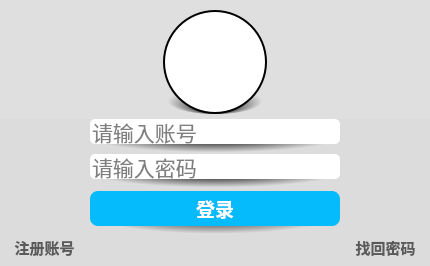
<?xml version="1.0" encoding="UTF-8"?>
<ui version="4.0">
 <class>CLoginWindow</class>
 <widget class="QWidget" name="CLoginWindow">
  <property name="geometry">
   <rect>
    <x>0</x>
    <y>0</y>
    <width>430</width>
    <height>266</height>
   </rect>
  </property>
  <property name="sizePolicy">
   <sizepolicy hsizetype="Fixed" vsizetype="Fixed">
    <horstretch>0</horstretch>
    <verstretch>0</verstretch>
   </sizepolicy>
  </property>
  <property name="minimumSize">
   <size>
    <width>430</width>
    <height>266</height>
   </size>
  </property>
  <property name="maximumSize">
   <size>
    <width>430</width>
    <height>266</height>
   </size>
  </property>
  <property name="font">
   <font>
    <family>等线</family>
    <pointsize>10</pointsize>
   </font>
  </property>
  <property name="windowTitle">
   <string>IntelligentWindowClient</string>
  </property>
  <property name="windowIcon">
   <iconset>
    <normaloff>:/image/ico/intelligentwindow.ico</normaloff>:/image/ico/intelligentwindow.ico</iconset>
  </property>
  <property name="autoFillBackground">
   <bool>false</bool>
  </property>
  <property name="styleSheet">
   <string notr="true">#CLoginWidnow
{
	background:rgb(220, 220, 220);
}</string>
  </property>
  <layout class="QGridLayout" name="gridLayout_8">
   <property name="leftMargin">
    <number>0</number>
   </property>
   <property name="topMargin">
    <number>0</number>
   </property>
   <property name="rightMargin">
    <number>0</number>
   </property>
   <property name="bottomMargin">
    <number>0</number>
   </property>
   <property name="spacing">
    <number>0</number>
   </property>
   <item row="0" column="0">
    <widget class="QWidget" name="widgetHeadImageWidget" native="true">
     <property name="styleSheet">
      <string notr="true">background:qradialgradient(spread:pad, cx:0.5, cy:0.5, radius:0.5, fx:0.5, fy:0.95, stop:0 rgba(0, 0, 0, 255), stop:0.220339 rgba(220, 220, 220, 220));</string>
     </property>
     <layout class="QGridLayout" name="gridLayout_7">
      <property name="leftMargin">
       <number>5</number>
      </property>
      <property name="topMargin">
       <number>10</number>
      </property>
      <property name="rightMargin">
       <number>5</number>
      </property>
      <property name="bottomMargin">
       <number>5</number>
      </property>
      <property name="spacing">
       <number>0</number>
      </property>
      <item row="0" column="0">
       <widget class="QWidget" name="widgetHeadImage" native="true">
        <property name="sizePolicy">
         <sizepolicy hsizetype="Fixed" vsizetype="Fixed">
          <horstretch>0</horstretch>
          <verstretch>0</verstretch>
         </sizepolicy>
        </property>
        <property name="minimumSize">
         <size>
          <width>104</width>
          <height>104</height>
         </size>
        </property>
        <property name="maximumSize">
         <size>
          <width>104</width>
          <height>104</height>
         </size>
        </property>
        <property name="styleSheet">
         <string notr="true">background:rgb(0, 0, 0);
border-radius:52px;</string>
        </property>
        <layout class="QGridLayout" name="gridLayout">
         <property name="leftMargin">
          <number>0</number>
         </property>
         <property name="topMargin">
          <number>0</number>
         </property>
         <property name="rightMargin">
          <number>0</number>
         </property>
         <property name="bottomMargin">
          <number>0</number>
         </property>
         <property name="spacing">
          <number>0</number>
         </property>
         <item row="0" column="0">
          <widget class="QLabel" name="labelHeadImage">
           <property name="sizePolicy">
            <sizepolicy hsizetype="Fixed" vsizetype="Fixed">
             <horstretch>0</horstretch>
             <verstretch>0</verstretch>
            </sizepolicy>
           </property>
           <property name="minimumSize">
            <size>
             <width>100</width>
             <height>100</height>
            </size>
           </property>
           <property name="maximumSize">
            <size>
             <width>100</width>
             <height>100</height>
            </size>
           </property>
           <property name="font">
            <font>
             <family>等线</family>
             <pointsize>10</pointsize>
             <weight>75</weight>
             <bold>true</bold>
            </font>
           </property>
           <property name="styleSheet">
            <string notr="true">background:rgb(255, 255, 255);
border-radius:50px;</string>
           </property>
           <property name="frameShape">
            <enum>QFrame::NoFrame</enum>
           </property>
           <property name="frameShadow">
            <enum>QFrame::Sunken</enum>
           </property>
           <property name="text">
            <string/>
           </property>
           <property name="scaledContents">
            <bool>false</bool>
           </property>
           <property name="alignment">
            <set>Qt::AlignCenter</set>
           </property>
           <property name="wordWrap">
            <bool>false</bool>
           </property>
           <property name="textInteractionFlags">
            <set>Qt::NoTextInteraction</set>
           </property>
          </widget>
         </item>
        </layout>
       </widget>
      </item>
     </layout>
    </widget>
   </item>
   <item row="1" column="0">
    <widget class="QWidget" name="widgetInput" native="true">
     <property name="styleSheet">
      <string notr="true">
background:rgb(220, 220, 220);</string>
     </property>
     <layout class="QGridLayout" name="gridLayout_5">
      <property name="leftMargin">
       <number>0</number>
      </property>
      <property name="topMargin">
       <number>0</number>
      </property>
      <property name="rightMargin">
       <number>0</number>
      </property>
      <property name="bottomMargin">
       <number>0</number>
      </property>
      <property name="spacing">
       <number>0</number>
      </property>
      <item row="2" column="0">
       <widget class="QWidget" name="widgetLoginButton" native="true">
        <property name="sizePolicy">
         <sizepolicy hsizetype="Preferred" vsizetype="Fixed">
          <horstretch>0</horstretch>
          <verstretch>0</verstretch>
         </sizepolicy>
        </property>
        <property name="styleSheet">
         <string notr="true">background:qradialgradient(spread:pad, cx:0.5, cy:0.5, radius:0.5, fx:0.5, fy:0.5, stop:0.0965909 rgba(0, 0, 0, 255), stop:0.903409 rgba(220, 220, 220, 220));</string>
        </property>
        <layout class="QGridLayout" name="gridLayout_6">
         <property name="leftMargin">
          <number>5</number>
         </property>
         <property name="topMargin">
          <number>2</number>
         </property>
         <property name="rightMargin">
          <number>5</number>
         </property>
         <property name="bottomMargin">
          <number>10</number>
         </property>
         <property name="spacing">
          <number>0</number>
         </property>
         <item row="0" column="0">
          <widget class="QToolButton" name="toolButtonLogin">
           <property name="sizePolicy">
            <sizepolicy hsizetype="Fixed" vsizetype="Fixed">
             <horstretch>0</horstretch>
             <verstretch>0</verstretch>
            </sizepolicy>
           </property>
           <property name="minimumSize">
            <size>
             <width>250</width>
             <height>35</height>
            </size>
           </property>
           <property name="maximumSize">
            <size>
             <width>250</width>
             <height>35</height>
            </size>
           </property>
           <property name="font">
            <font>
             <family>等线</family>
             <pointsize>14</pointsize>
             <weight>75</weight>
             <bold>true</bold>
            </font>
           </property>
           <property name="cursor">
            <cursorShape>PointingHandCursor</cursorShape>
           </property>
           <property name="toolTip">
            <string>点击登录</string>
           </property>
           <property name="styleSheet">
            <string notr="true">background:rgb(5, 187, 251);
border-radius:8px;
color:rgb(255, 255, 255);</string>
           </property>
           <property name="text">
            <string>登录</string>
           </property>
           <property name="shortcut">
            <string>Enter</string>
           </property>
           <property name="checkable">
            <bool>false</bool>
           </property>
           <property name="autoRepeat">
            <bool>false</bool>
           </property>
           <property name="autoExclusive">
            <bool>false</bool>
           </property>
          </widget>
         </item>
        </layout>
       </widget>
      </item>
      <item row="0" column="0">
       <widget class="QWidget" name="widgetAccount" native="true">
        <property name="sizePolicy">
         <sizepolicy hsizetype="Fixed" vsizetype="Fixed">
          <horstretch>0</horstretch>
          <verstretch>0</verstretch>
         </sizepolicy>
        </property>
        <property name="minimumSize">
         <size>
          <width>280</width>
          <height>35</height>
         </size>
        </property>
        <property name="maximumSize">
         <size>
          <width>280</width>
          <height>35</height>
         </size>
        </property>
        <property name="font">
         <font>
          <family>等线</family>
          <pointsize>10</pointsize>
          <weight>75</weight>
          <bold>true</bold>
         </font>
        </property>
        <property name="styleSheet">
         <string notr="true">background:qradialgradient(spread:pad, cx:0.5, cy:0.5, radius:0.5, fx:0.5, fy:0.5, stop:0.0965909 rgba(0, 0, 0, 255), stop:0.903409 rgba(220, 220, 220, 220));</string>
        </property>
        <layout class="QGridLayout" name="gridLayout_2">
         <property name="leftMargin">
          <number>0</number>
         </property>
         <property name="topMargin">
          <number>0</number>
         </property>
         <property name="rightMargin">
          <number>0</number>
         </property>
         <property name="bottomMargin">
          <number>0</number>
         </property>
         <property name="spacing">
          <number>0</number>
         </property>
         <item row="0" column="0">
          <widget class="QLineEdit" name="lineEditAccount">
           <property name="sizePolicy">
            <sizepolicy hsizetype="Fixed" vsizetype="Fixed">
             <horstretch>25</horstretch>
             <verstretch>25</verstretch>
            </sizepolicy>
           </property>
           <property name="minimumSize">
            <size>
             <width>250</width>
             <height>25</height>
            </size>
           </property>
           <property name="maximumSize">
            <size>
             <width>250</width>
             <height>25</height>
            </size>
           </property>
           <property name="font">
            <font>
             <family>Consolas</family>
             <pointsize>16</pointsize>
             <weight>50</weight>
             <italic>false</italic>
             <bold>false</bold>
            </font>
           </property>
           <property name="toolTip">
            <string/>
           </property>
           <property name="autoFillBackground">
            <bool>false</bool>
           </property>
           <property name="styleSheet">
            <string notr="true">background:rgb(255, 255, 255);
border-radius:5px;
color:rgb(0, 0, 0);</string>
           </property>
           <property name="inputMask">
            <string/>
           </property>
           <property name="text">
            <string/>
           </property>
           <property name="maxLength">
            <number>30</number>
           </property>
           <property name="frame">
            <bool>true</bool>
           </property>
           <property name="echoMode">
            <enum>QLineEdit::Normal</enum>
           </property>
           <property name="cursorPosition">
            <number>0</number>
           </property>
           <property name="alignment">
            <set>Qt::AlignLeading|Qt::AlignLeft|Qt::AlignVCenter</set>
           </property>
           <property name="dragEnabled">
            <bool>false</bool>
           </property>
           <property name="placeholderText">
            <string>请输入账号</string>
           </property>
           <property name="clearButtonEnabled">
            <bool>true</bool>
           </property>
          </widget>
         </item>
         <item row="1" column="0">
          <spacer name="verticalSpacerInputAccount">
           <property name="font">
            <font>
             <family>等线</family>
             <pointsize>10</pointsize>
             <weight>75</weight>
             <bold>true</bold>
            </font>
           </property>
           <property name="orientation">
            <enum>Qt::Vertical</enum>
           </property>
           <property name="sizeHint" stdset="0">
            <size>
             <width>20</width>
             <height>20</height>
            </size>
           </property>
          </spacer>
         </item>
        </layout>
       </widget>
      </item>
      <item row="1" column="0">
       <widget class="QWidget" name="widgetPassword" native="true">
        <property name="sizePolicy">
         <sizepolicy hsizetype="Fixed" vsizetype="Fixed">
          <horstretch>0</horstretch>
          <verstretch>0</verstretch>
         </sizepolicy>
        </property>
        <property name="minimumSize">
         <size>
          <width>280</width>
          <height>35</height>
         </size>
        </property>
        <property name="maximumSize">
         <size>
          <width>280</width>
          <height>35</height>
         </size>
        </property>
        <property name="font">
         <font>
          <family>等线</family>
          <pointsize>10</pointsize>
          <weight>75</weight>
          <bold>true</bold>
         </font>
        </property>
        <property name="styleSheet">
         <string notr="true">background:qradialgradient(spread:pad, cx:0.5, cy:0.5, radius:0.5, fx:0.5, fy:0.5, stop:0.0965909 rgba(0, 0, 0, 255), stop:0.903409 rgba(220, 220, 220, 220));</string>
        </property>
        <layout class="QGridLayout" name="gridLayout_4">
         <property name="leftMargin">
          <number>0</number>
         </property>
         <property name="topMargin">
          <number>0</number>
         </property>
         <property name="rightMargin">
          <number>0</number>
         </property>
         <property name="bottomMargin">
          <number>0</number>
         </property>
         <property name="spacing">
          <number>0</number>
         </property>
         <item row="0" column="0">
          <widget class="QLineEdit" name="lineEditPassword">
           <property name="sizePolicy">
            <sizepolicy hsizetype="Fixed" vsizetype="Fixed">
             <horstretch>25</horstretch>
             <verstretch>25</verstretch>
            </sizepolicy>
           </property>
           <property name="minimumSize">
            <size>
             <width>250</width>
             <height>25</height>
            </size>
           </property>
           <property name="maximumSize">
            <size>
             <width>250</width>
             <height>25</height>
            </size>
           </property>
           <property name="font">
            <font>
             <family>Consolas</family>
             <pointsize>16</pointsize>
             <weight>50</weight>
             <italic>false</italic>
             <bold>false</bold>
            </font>
           </property>
           <property name="toolTip">
            <string/>
           </property>
           <property name="styleSheet">
            <string notr="true">background:rgb(255, 255, 255);
border-radius:5px;
color:rgb(0, 0, 0);</string>
           </property>
           <property name="inputMask">
            <string/>
           </property>
           <property name="text">
            <string/>
           </property>
           <property name="maxLength">
            <number>30</number>
           </property>
           <property name="frame">
            <bool>true</bool>
           </property>
           <property name="echoMode">
            <enum>QLineEdit::Password</enum>
           </property>
           <property name="cursorPosition">
            <number>0</number>
           </property>
           <property name="alignment">
            <set>Qt::AlignLeading|Qt::AlignLeft|Qt::AlignVCenter</set>
           </property>
           <property name="placeholderText">
            <string>请输入密码</string>
           </property>
           <property name="cursorMoveStyle">
            <enum>Qt::LogicalMoveStyle</enum>
           </property>
           <property name="clearButtonEnabled">
            <bool>true</bool>
           </property>
          </widget>
         </item>
         <item row="1" column="0">
          <spacer name="verticalSpacerInputPassowrd">
           <property name="orientation">
            <enum>Qt::Vertical</enum>
           </property>
           <property name="sizeHint" stdset="0">
            <size>
             <width>20</width>
             <height>40</height>
            </size>
           </property>
          </spacer>
         </item>
        </layout>
       </widget>
      </item>
     </layout>
    </widget>
   </item>
   <item row="2" column="0">
    <widget class="QWidget" name="widgetOther" native="true">
     <property name="sizePolicy">
      <sizepolicy hsizetype="Preferred" vsizetype="Fixed">
       <horstretch>0</horstretch>
       <verstretch>0</verstretch>
      </sizepolicy>
     </property>
     <property name="minimumSize">
      <size>
       <width>0</width>
       <height>30</height>
      </size>
     </property>
     <property name="maximumSize">
      <size>
       <width>16777215</width>
       <height>30</height>
      </size>
     </property>
     <property name="font">
      <font>
       <family>等线</family>
       <pointsize>10</pointsize>
       <weight>75</weight>
       <bold>true</bold>
      </font>
     </property>
     <property name="styleSheet">
      <string notr="true">
background:rgb(220, 220, 220);</string>
     </property>
     <layout class="QHBoxLayout" name="horizontalLayout_2">
      <property name="spacing">
       <number>0</number>
      </property>
      <property name="leftMargin">
       <number>12</number>
      </property>
      <property name="topMargin">
       <number>0</number>
      </property>
      <property name="rightMargin">
       <number>12</number>
      </property>
      <property name="bottomMargin">
       <number>10</number>
      </property>
      <item>
       <widget class="QPushButton" name="pushButtonRegisterAccount">
        <property name="minimumSize">
         <size>
          <width>65</width>
          <height>22</height>
         </size>
        </property>
        <property name="maximumSize">
         <size>
          <width>65</width>
          <height>22</height>
         </size>
        </property>
        <property name="font">
         <font>
          <family>等线</family>
          <pointsize>11</pointsize>
          <weight>75</weight>
          <bold>true</bold>
         </font>
        </property>
        <property name="cursor">
         <cursorShape>PointingHandCursor</cursorShape>
        </property>
        <property name="styleSheet">
         <string notr="true">background:transparent;
color:rgb(90, 90, 90);</string>
        </property>
        <property name="text">
         <string>注册账号</string>
        </property>
        <property name="flat">
         <bool>true</bool>
        </property>
       </widget>
      </item>
      <item>
       <spacer name="horizontalSpacer">
        <property name="orientation">
         <enum>Qt::Horizontal</enum>
        </property>
        <property name="sizeHint" stdset="0">
         <size>
          <width>40</width>
          <height>20</height>
         </size>
        </property>
       </spacer>
      </item>
      <item>
       <widget class="QPushButton" name="pushButtonConnectServer">
        <property name="minimumSize">
         <size>
          <width>25</width>
          <height>25</height>
         </size>
        </property>
        <property name="maximumSize">
         <size>
          <width>25</width>
          <height>25</height>
         </size>
        </property>
        <property name="cursor">
         <cursorShape>PointingHandCursor</cursorShape>
        </property>
        <property name="styleSheet">
         <string notr="true">background:transparent;
color:rgb(100, 100, 100);</string>
        </property>
        <property name="text">
         <string/>
        </property>
        <property name="icon">
         <iconset resource="intelligentwindowclient.qrc">
          <normaloff>:/pictures/ico/stop.ico</normaloff>:/pictures/ico/stop.ico</iconset>
        </property>
        <property name="iconSize">
         <size>
          <width>20</width>
          <height>20</height>
         </size>
        </property>
        <property name="flat">
         <bool>true</bool>
        </property>
       </widget>
      </item>
      <item>
       <spacer name="horizontalSpacerOtherMiddle">
        <property name="font">
         <font>
          <family>等线</family>
          <pointsize>10</pointsize>
          <weight>75</weight>
          <bold>true</bold>
         </font>
        </property>
        <property name="orientation">
         <enum>Qt::Horizontal</enum>
        </property>
        <property name="sizeHint" stdset="0">
         <size>
          <width>40</width>
          <height>20</height>
         </size>
        </property>
       </spacer>
      </item>
      <item>
       <widget class="QPushButton" name="pushButtonRetrievePassword">
        <property name="minimumSize">
         <size>
          <width>65</width>
          <height>22</height>
         </size>
        </property>
        <property name="maximumSize">
         <size>
          <width>65</width>
          <height>22</height>
         </size>
        </property>
        <property name="font">
         <font>
          <family>等线</family>
          <pointsize>11</pointsize>
          <weight>75</weight>
          <bold>true</bold>
         </font>
        </property>
        <property name="cursor">
         <cursorShape>PointingHandCursor</cursorShape>
        </property>
        <property name="styleSheet">
         <string notr="true">background:transparent;
color:rgb(90, 90, 90);</string>
        </property>
        <property name="text">
         <string>找回密码</string>
        </property>
        <property name="flat">
         <bool>true</bool>
        </property>
       </widget>
      </item>
     </layout>
    </widget>
   </item>
  </layout>
 </widget>
 <resources>
  <include location="intelligentwindowclient.qrc"/>
 </resources>
 <connections/>
</ui>
